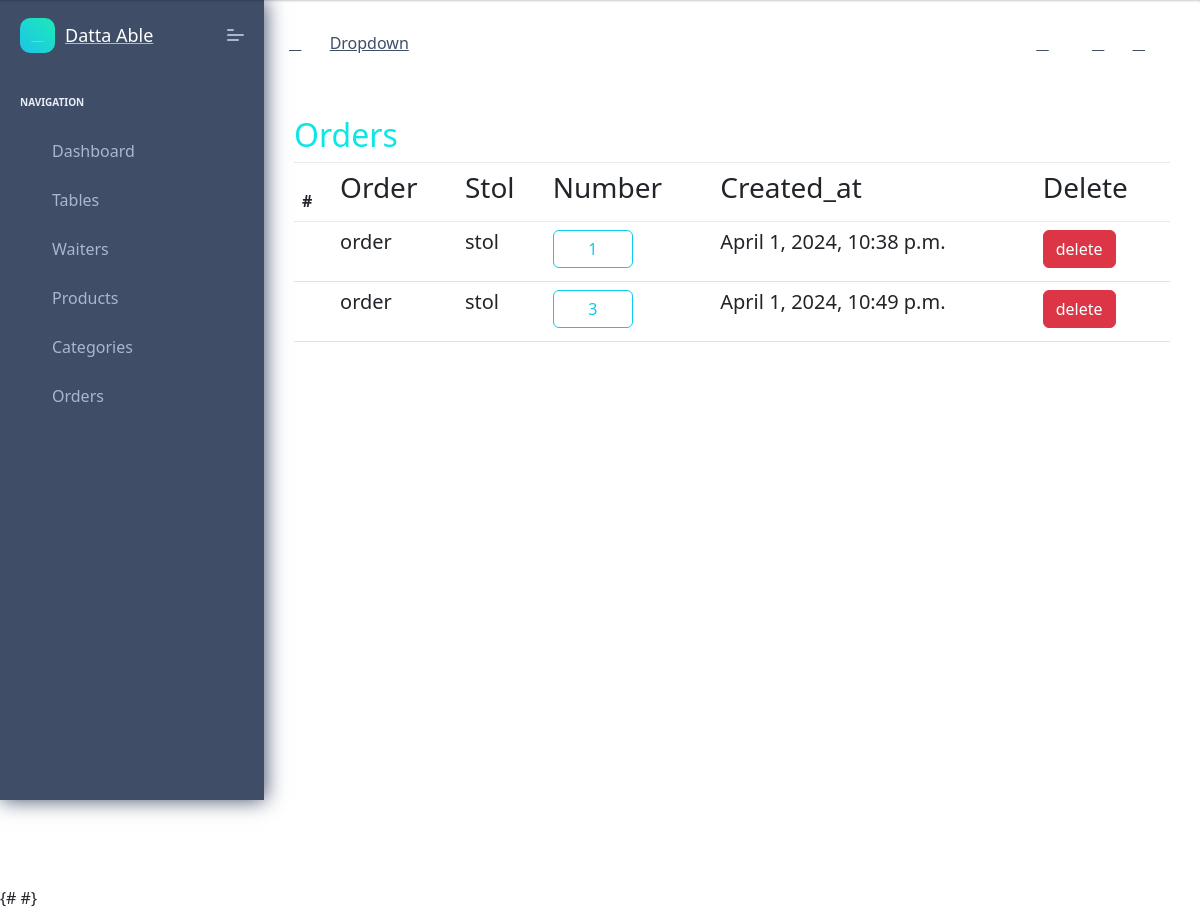
Screenshot of /dashboard/stol/ with the database file from the repository.
### api/models.py (models this page shows, shortened)
class Stol(models.Model):
    number = models.IntegerField()
    qr = models.ImageField(upload_to="table/", null=True, blank=True)

class Order(models.Model):
    stol = models.ForeignKey(Stol, on_delete=models.CASCADE, related_name='order')
    product = models.ForeignKey(Product, on_delete=models.CASCADE, related_name='order')
    quantity = models.IntegerField()
    all_price = models.DecimalField(max_digits=100, decimal_places=2, blank=True, null=True)
    created_at = models.DateTimeField(auto_now_add=True)

### dashboard/views.py (the view)
# urls.py: path('stol/', stol),
def stol(request):
    stols=Stol.objects.all()
    return render(request,'dashboard_order.html',{'stols':stols})

### templates/dashboard_order.html (shortened to what this page needs)
{% extends 'base.html' %}
{% block content %}
<link href="https://cdn.jsdelivr.net/npm/bootstrap@5.3.0/dist/css/bootstrap.min.css" rel="stylesheet">
<div class="pcoded-main-container">
    <div class="pcoded-wrapper">
        <div class="pcoded-content">
            <h2 style="color: rgb(14, 230, 230);">Orders</h2>
            <div class="card-block table-border-style">
                <div class="table-responsive">
                    <table class="table">
                        <thead>
                            <tr>
                                <th>#</th>
                                <th>
                                    <h3>Order</h3>
                                </th>
                                <th>
                                    <h3>Stol</h3>
                                </th>
                                <th>
                                    <h3>Number</h3>
                                </th>
                                <th>
                                    <h3>Created_at</h3>
                                </th>
                                <th>
                                    <h3>Delete</h3>
                                </th>
                            </tr>
                        </thead>
                        <tbody>
                            {% for i in stols %}
                            {% if i.order.all %}
                            <tr>
                                <a href="{% url 'order' i.pk %}">
                                    <th scope="row"><i class="fas fa-bell"></i></th>
                                    <td>
                                        <h5>order</h5>
                                    </td>
                                    <td>
                                        <h5>stol</h5>
                                    </td>
                                    <td>
                                        <a href="{% url 'order' i.pk  %}">
                                            <button style="width: 80px;" class="btn btn-outline-info">{{ i.number}}
                                            </button>
                                        </a>
                                    </td>
                                    <td>
                                        <h5>{{ i.order.first.created_at }}</h5>
                                    </td>
                                    <td>
                                        <a href="{% url 'order_delete' i.pk %}">
                                            <button class="btn btn-danger">
                                                delete
                                            </button>
                                        </a>
                                    </td>
                                </a>
                            </tr>
                            {% endif %}
                            {% endfor %}
                        </tbody>
                    </table>
                </div>
            </div>
        </div>
    </div>
</div>
{% endblock %}

### rows the page displays
Stol: number "1", order.first.created_at "April 1, 2024, 10:38 p.m."
Stol: number "3", order.first.created_at "April 1, 2024, 10:49 p.m."
